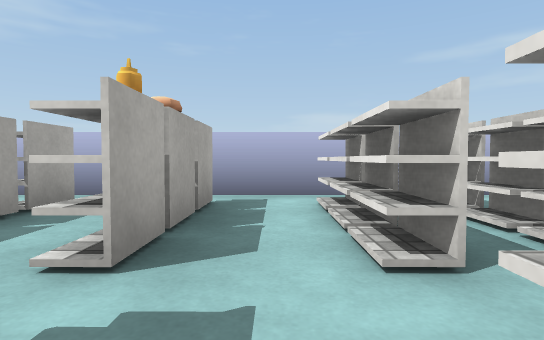
view 1 (above)

15 first-person views from a walk through a scene from a Unity 3-D project. The camera is 0.55 m above the floor, tilts 2° down and sees 80° across. The floor is counted in squares, 1 m on a side. Each view is taken from the middle of a square. On the plan, view 1 faces up. The plan holds only what a view shows up to about 9 squares ahead; the rest is blank. The player character is not drawn. Some surface patterns are stand-ins.

view 2
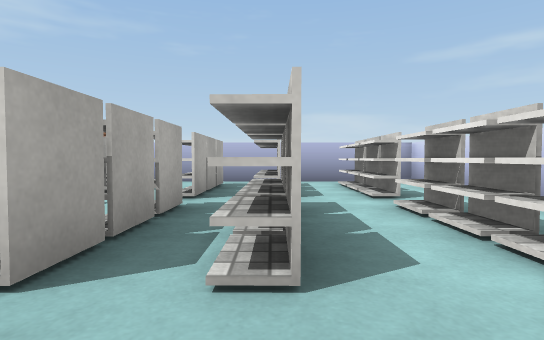

view 3
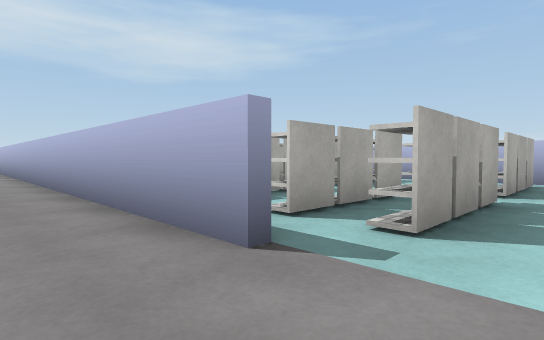

view 4
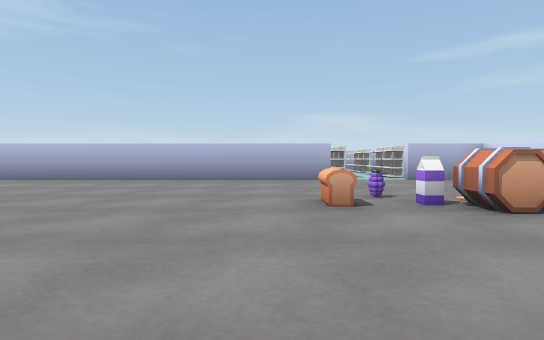

view 5
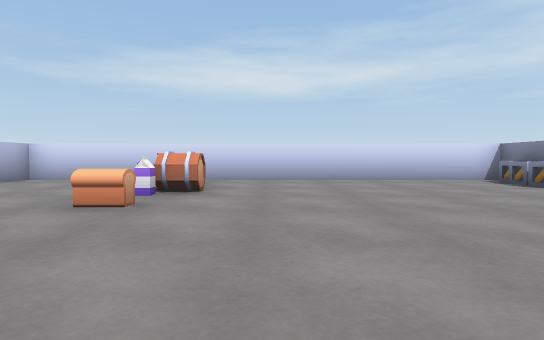

view 6
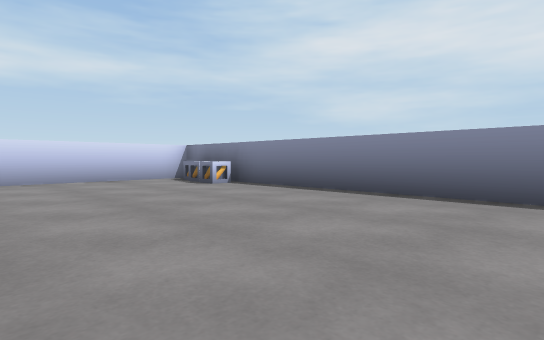

view 7
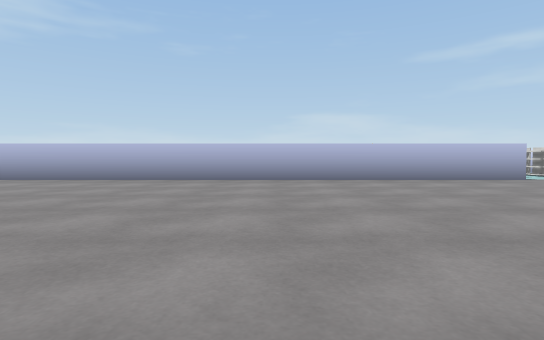

view 8
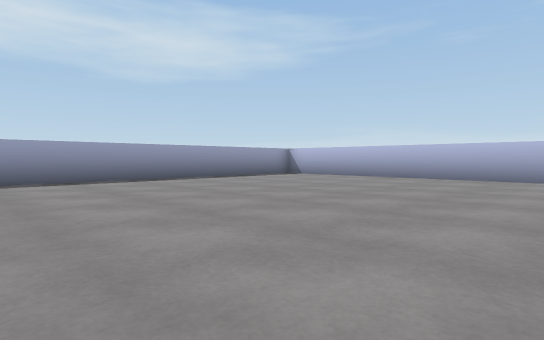

view 9
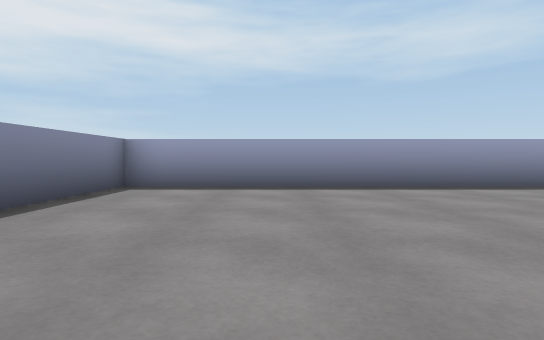

view 10
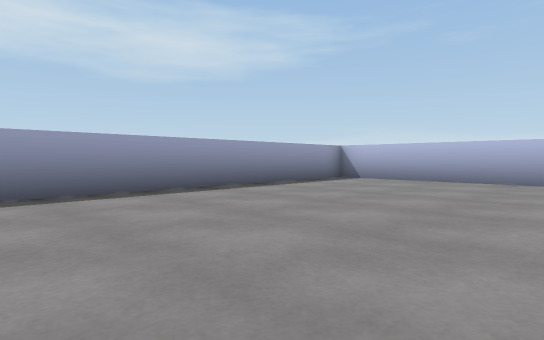

view 11
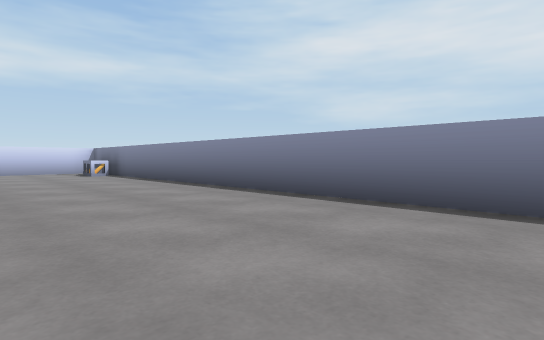

view 12
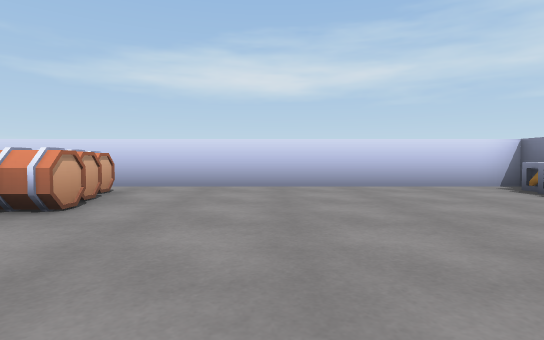

view 13
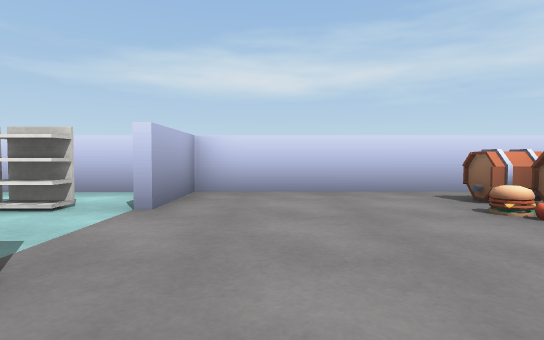

view 14
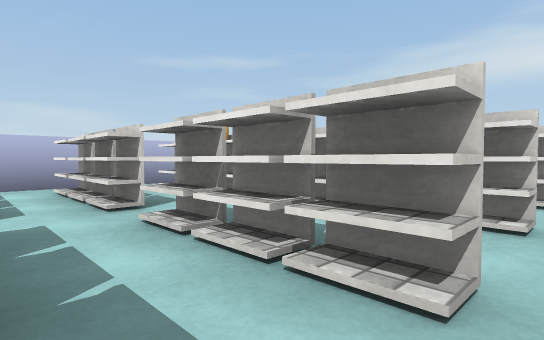

view 15
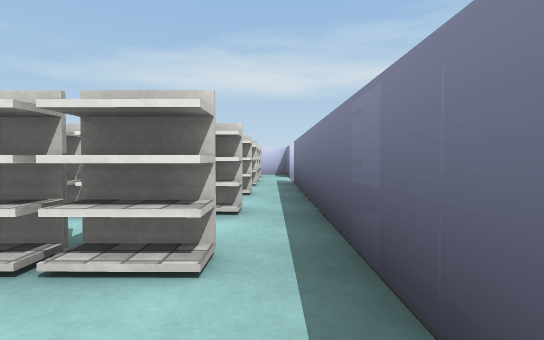

### Floor plan
Points are (right, up) in squares from view 1. A wall is a line through its corners. A room is listed if a view was taken in it or the views show most of it. See-through windows are left out.
Room 1 (views 1, 2, 14, 15)
walls: (-5.5, -2.5) (1.5, -2.5); (5.4, -1.8) (5.4, 4.9) (-3.9, 4.9)
ways out: opening at (2.5, -3) to room 2
objects: shelf (-4, -1) to (-4, 1); shelf (-3, -1) to (-3, 1); shelf (-3, 2) to (-3, 4); shelf (-1, -1) to (-1, 1); shelf (-1, 2) to (-1, 4); shelf (1, -1) to (1, 1); shelf (1, 2) to (1, 4); shelf (2, -1) to (2, 1); shelf (2, 2) to (2, 4); shelf (4, -1) to (4, 1); shelf (4, 2) to (4, 4)
Room 2 (views 3, 4, 5, 6, 7, 8, 9, 10, 11, 12, 13)
walls: (-7.8, -14.9) (5.4, -14.9) (5.4, -2.7) (3.4, -2.7); (1.6, -2.7) (-13.5, -2.7); (-14.4, -3.6) (-14.4, -14.9) (-11.4, -14.9)
ways out: opening at (2.5, -3) to room 1
objects: other object (1, -7); other object (1, -6); barrel (2, -8) to (3, -7); crate (3, -14); other object (3, -6); other object (3, -5); crate (4, -15); crate (4, -14); barrel (4, -7)

Where each view was taken, in squares from view 1:
view 1: 0 up, 0 right, facing up
view 2: 3 down, 2 right, facing up
view 3: 4 down, 3 right, facing up-left
view 4: 11 down, 0 right, facing up
view 5: 9 down, 3 left, facing right
view 6: 10 down, 3 left, facing down-right
view 7: 11 down, 5 left, facing up
view 8: 12 down, 6 left, facing up-left
view 9: 12 down, 8 left, facing left
view 10: 11 down, 9 left, facing up-left
view 11: 11 down, 8 left, facing down-right
view 12: 10 down, 1 left, facing right
view 13: 4 down, 0 right, facing right
view 14: 2 down, 4 left, facing up-right
view 15: 2 down, 6 left, facing right
